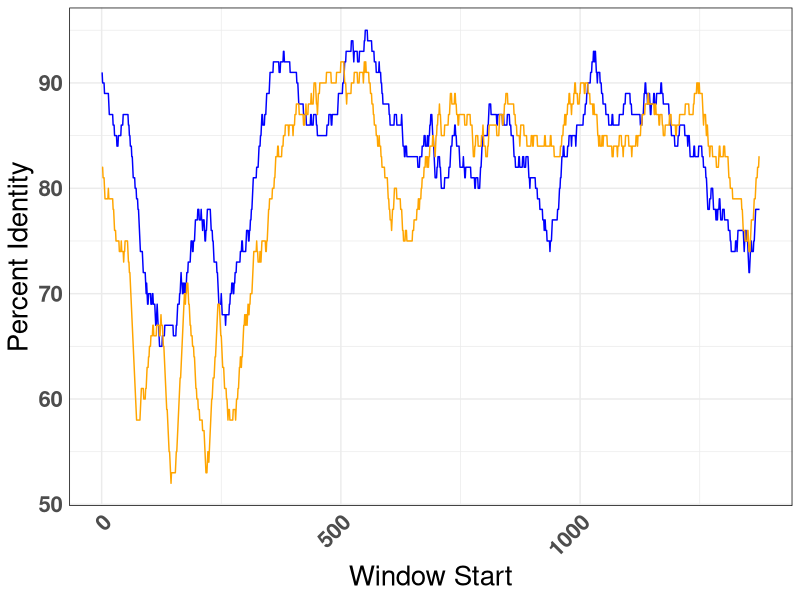
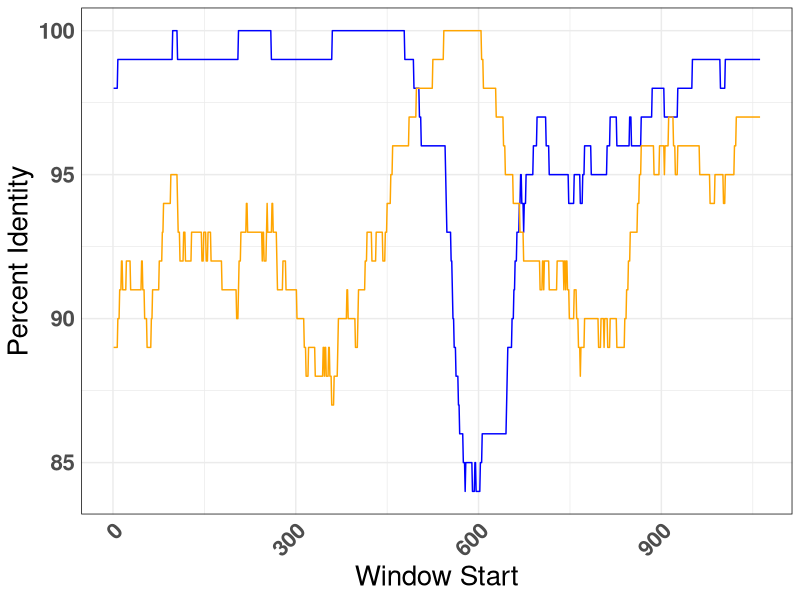
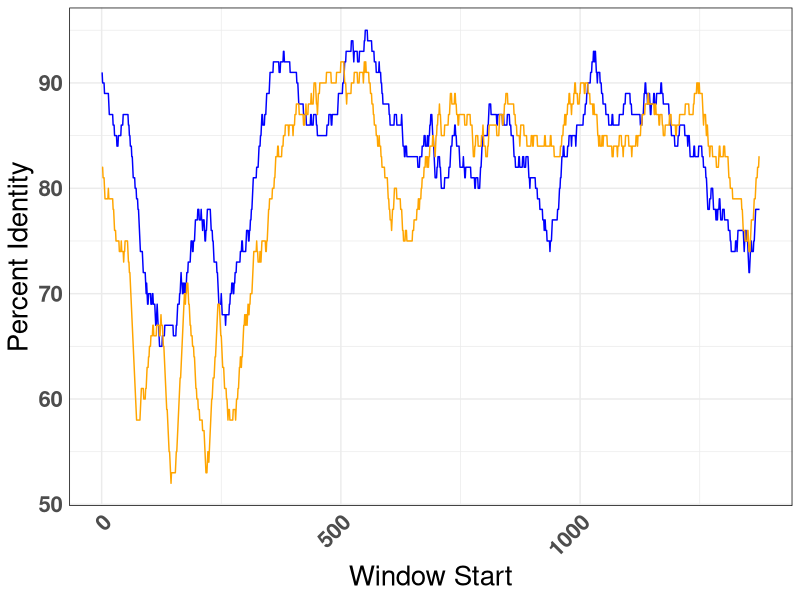
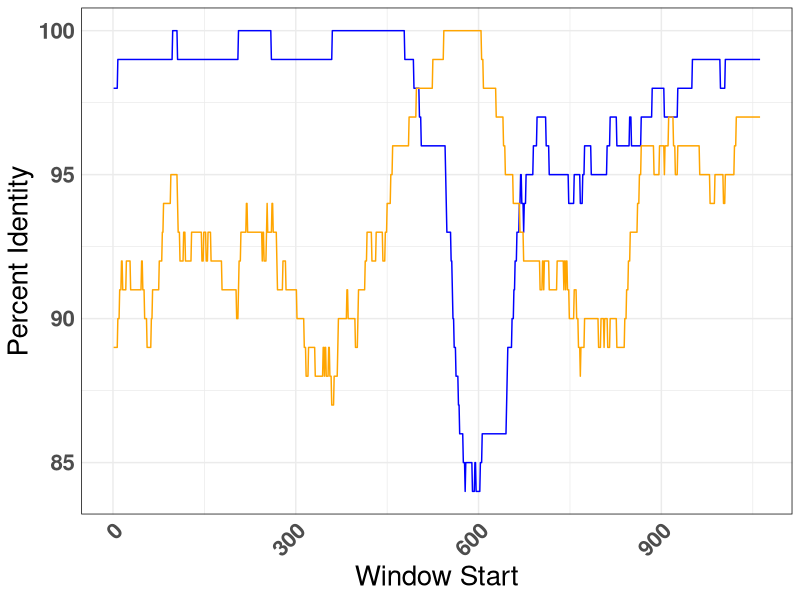

These figures' R source, in order:
library(tidyverse)

# Read in the data
RNA3_maj <- read_csv("analyses/trees/recombination/RNA3_recomb_major-2.csv")
RNA3_min <- read_csv("analyses/trees/recombination/RNA3_recomb_minor-2.csv")

Chaq_maj <- read_csv("analyses/trees/recombination/Chaq_recomb_major.csv")
Chaq_min <- read_csv("analyses/trees/recombination/Chaq_recomb_minor.csv")

# Make plots
RNA3_plot <- ggplot(NULL, aes(x = `Window Start`, y = `Percent Identity`)) +
  geom_line(data = RNA3_maj, color = 'blue') +
  geom_line(data = RNA3_min, color = "orange") +
  theme_minimal(base_size = 11) +
  theme(panel.border = element_rect(linetype = "solid", fill = NA),
        strip.background = element_rect(colour = "black", fill = "white"),
        strip.text = element_text(face = "bold"),
        axis.text = element_text(face = "bold"),
        text = element_text(size = 20),
        axis.text.x = element_text(angle = 45, hjust = 1, vjust = 1)) 

RNA3_plot
ggsave("analyses/plots/RNA3_recombination.pdf", units = "in", width = 10, height = 8)  

Chaq_plot <- ggplot(NULL, aes(x = `Window Start`, y = `Percent Identity`)) +
  geom_line(data = Chaq_maj, color = 'blue') +
  geom_line(data = Chaq_min, color = "orange") +
  theme_minimal(base_size = 11) +
  theme(panel.border = element_rect(linetype = "solid", fill = NA),
        strip.background = element_rect(colour = "black", fill = "white"),
        strip.text = element_text(face = "bold"),
        axis.text = element_text(face = "bold"),
        text = element_text(size = 20),
        axis.text.x = element_text(angle = 45, hjust = 1, vjust = 1)) 

Chaq_plot
ggsave("analyses/plots/Chaq_recombination.pdf", units = "in", width = 10, height = 8)  
